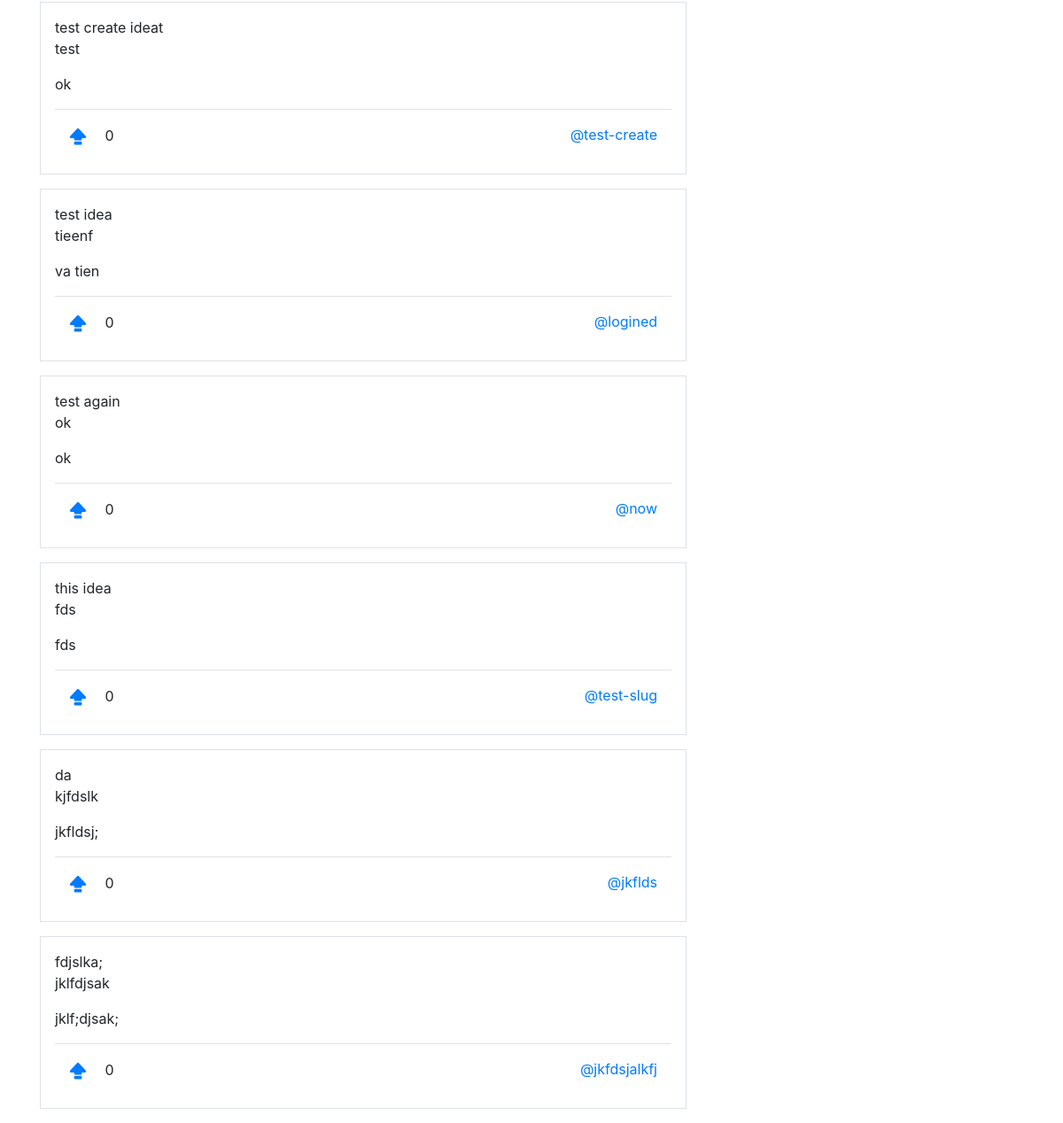
The app's page / (lower part), older data.
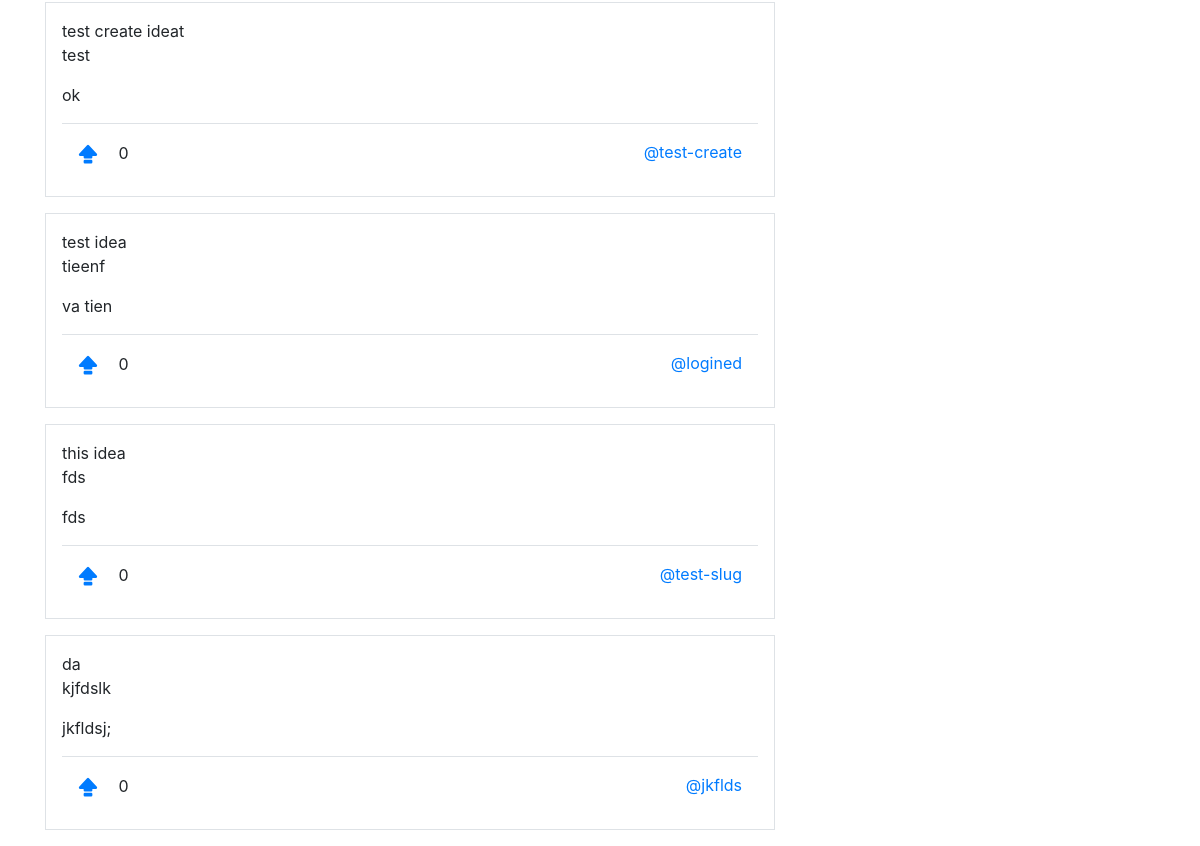
The same page, newer data.
### core/models.py (models this page shows, shortened)
class Idea(models.Model):
    user = models.ManyToManyField(User)
    title = models.CharField(max_length=500)
    slug = models.SlugField(max_length=500, unique=True)
    problem = models.TextField()
    solution = models.TextField()
    is_publish = models.BooleanField(default=True)
    is_success = models.BooleanField(default=False)
    address = models.CharField(max_length=200, blank=True)
    phone = models.CharField(max_length=12, blank=True)
    website = models.CharField(max_length=30, blank=True)
    corver_image = models.ImageField(upload_to="media/", blank=True)
    date_created = models.DateTimeField(auto_now_add=True)

### whatsidea/views.py (the view)
# urls.py: path('', homePage, name="home-page"),
def homePage(request):
    ideas = models.Idea.objects.all()
    context = {
        "ideas": ideas
    }
    return render(request, 'index.html', context)

### templates/index.html (shortened to what this page needs)
{% extends 'base.html' %}
{%load static %}
{% block content %}
<main>
    <div>
        {% for idea in ideas %}
        <div class="border p-3 my-3">
            <span>{{ idea.title }}</span>
            <p>{{ idea.problem }}</p>
            {{ idea.solution }}
            <div class="border-top mt-3">
                <nav class="navbar">
                    <div>
                        <a class="navbar-brand" href="">
                        </a>
                        <span>{{ idea.vote_set.all.count }}</span>
                    </div>
                    <div>
                        <a href="{% url 'idea-detail-page' idea.slug %}">
                            @{{ idea.slug }}
                        </a>
                    </div>
                </nav>
            </div>
        </div>
        {% endfor %}
    </div>
</main>
{% endblock content %}

Row changes from the older to the newer data that the page shows:
removed Idea: title "test again", problem "ok", solution "ok", vote_set.all.count "0", slug "now"
removed Idea: title "fdjslka;", problem "jklfdjsak", solution "jklf;djsak;", vote_set.all.count "0", slug "jkfdsjalkfj"
